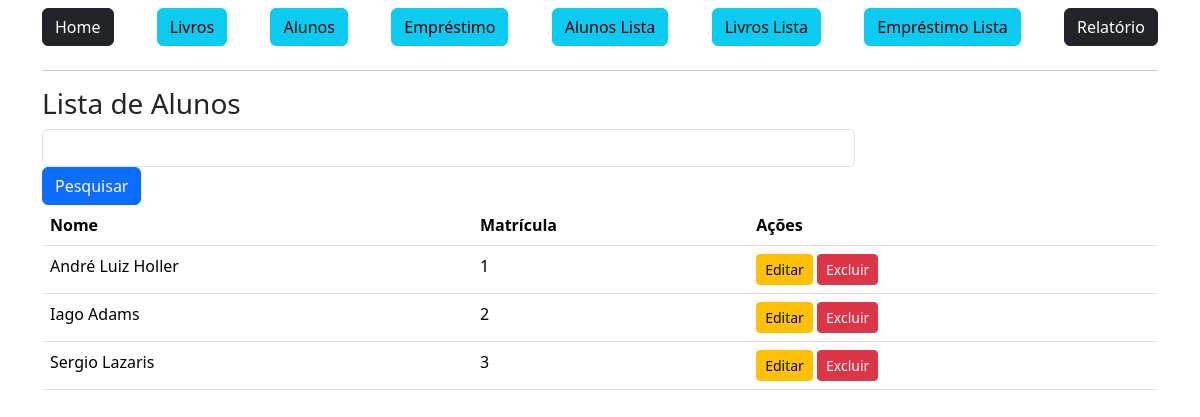
The app's page /aluno/lista/ (signed in), older data.
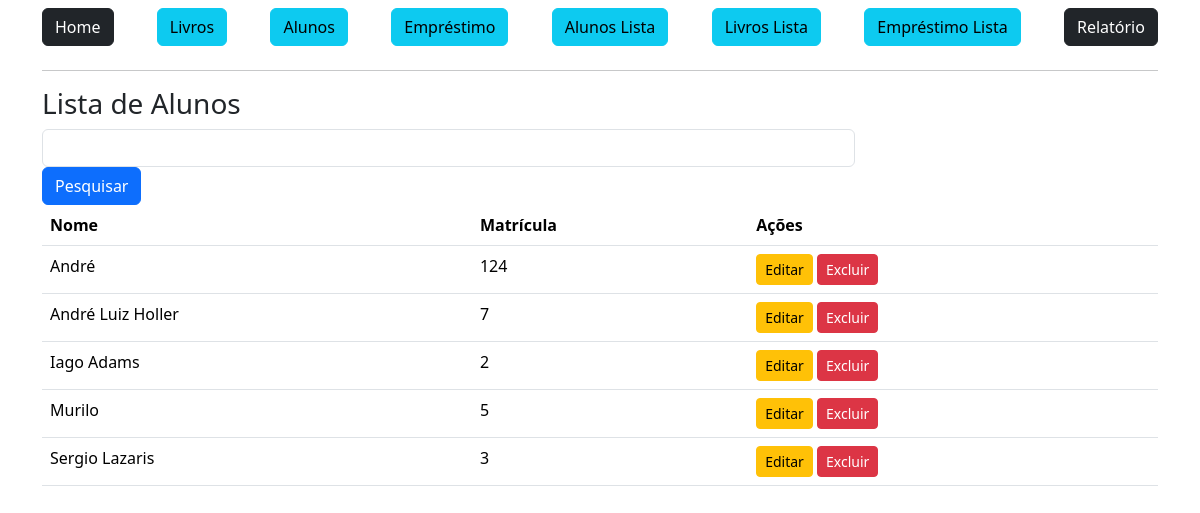
The same page, newer data.
### app/models.py (models this page shows)
class Student(db.Model):
    name = db.Column(db.String, nullable = False)
    registration = db.Column(db.Integer, primary_key = True)

### app/view.py (the view)
@app.route('/aluno/lista/')
@login_required
def studentList():
    if request.method == 'GET':
        pesquisa = request.args.get('pesquisa', '')
    dados = Student.query.order_by('name')
    if pesquisa != '':
        dados = dados.filter_by(name=pesquisa)
    context = {'dados': dados.all()}
    return render_template('alunosLista.html', context=context)

### app/__init__.py (called while the page is built)
@login_manager.user_loader
def load_user(user_id):
    return Employee.query.get(int(user_id))

### app/view.py (called while the page is built)
@app.before_request
def atualizar_status_atrasados():
    hoje = datetime.now()
    emprestimos = Loan.query.filter(
        Loan.status == 'Emprestado',
        Loan.returnDate == None,
        Loan.returnLimit < hoje
    ).all()
    for emprestimo in emprestimos:
        emprestimo.status = 'Atrasado'
    if emprestimos:
        db.session.commit()

### app/templates/alunosLista.html
{% extends 'base.html' %}
{% block content %}
    <div class = "container">
        <div class = "row">
            <h3>Lista de Alunos</h3>
        <form action="" method="get" class="row">
            <div class="col-9">
                <input type="text" name="pesquisa" class="form-control">
            </div>
            <div>
                <button type="submit" class="btn btn-primary">Pesquisar</button>
            </div>
        </form>
        <div class="col-12">
            <table class="table">
                <thead>
                    <tr>
                        <th>Nome</th>
                        <th>Matrícula</th>
                        <th>Ações</th>
                    </tr>
                </thead>
                <body>
                    {% for linha in context['dados'] %}
                    <tr>
                        <td>{{linha.name}}</td>
                        <td>{{linha.registration}}</td>
                        <td>
                            <a href="{{ url_for('studentEdit', id=linha.registration) }}" class="btn btn-sm btn-warning">Editar</a>
                            <form action="{{ url_for('studentDelete', id=linha.registration) }}" method="post" style="display:inline;">
                                <button type="submit" class="btn btn-sm btn-danger" onclick="return confirm('Tem certeza que deseja excluir este empréstimo?')">
                                    Excluir
                                </button>
                            </form>
                        </td>
                        </tr>
                    {% endfor %}
                </body>
            </table>
        </div>
        </div>
    </div>
{% endblock %}

Row changes from the older to the newer data that the page shows:
removed Student: name "André Luiz Holler", registration "1"
added Student: name "André", registration "124"
added Student: name "André Luiz Holler", registration "7"
added Student: name "Murilo", registration "5"
